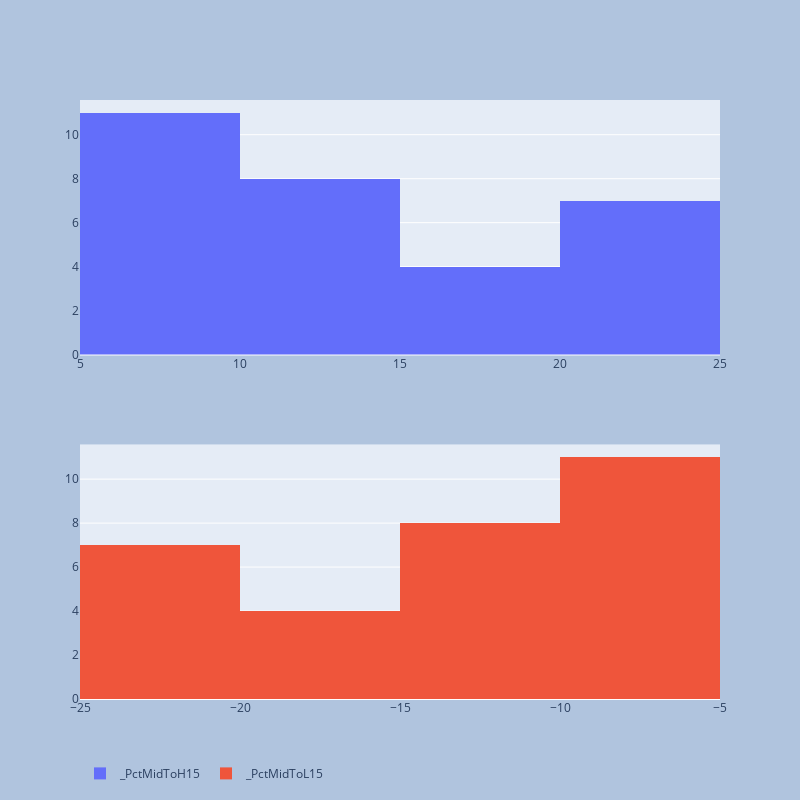

The cell this chart's notebook holds for it:
### Code cell
colsToDist_3=[  x for  x  in list_cols if x.startswith('_PctMid') ]
print(colsToDist_3)
fig=plot_mutiple_histrogram(df,colsToDist_3,len(colsToDist_3))
pio.write_image(fig, f"{report_path}\\{symbol}_Mid_PccDist.png")
fig

### Figure 1 — Plotly figure (JSON) as saved in the notebook; plotly's stock layout.template omitted (floating-point values rounded to 4 significant figures)
{"data": [{"name": "_PctMidToH15", "type": "histogram", "x": [8.81, 14.86, 13.78, 17.03, 20.01, 20.01, 20.01, 20.01, 20.01, 20.01, 21.12, 17.86, 16.88, 15.83, 13.63, 10.03, 10.03, 5.67, 8.97, 10.79, 10.79, 10.79, 9.52, 9.52, 8.38, 8.38, 8.38, 8.38, 8.38, 7.29], "xaxis": "x", "yaxis": "y"}, {"name": "_PctMidToL15", "type": "histogram", "x": [-8.81, -14.86, -13.78, -17.03, -20.01, -20.01, -20.01, -20.01, -20.01, -20.01, -21.12, -17.86, -16.88, -15.83, -13.63, -10.03, -10.03, -5.67, -8.97, -10.79, -10.79, -10.79, -9.52, -9.52, -8.38, -8.38, -8.38, -8.38, -8.38, -7.29], "xaxis": "x2", "yaxis": "y2"}], "layout": {"autosize": true, "height": 800, "legend": {"orientation": "h"}, "paper_bgcolor": "LightSteelBlue", "width": 800, "xaxis": {"anchor": "y", "autorange": true, "domain": [0, 1], "range": [5, 25], "type": "linear"}, "xaxis2": {"anchor": "y2", "autorange": true, "domain": [0, 1], "range": [-25, -5], "type": "linear"}, "yaxis": {"anchor": "x", "autorange": true, "domain": [0.575, 1], "range": [0, 11.58]}, "yaxis2": {"anchor": "x2", "autorange": true, "domain": [0, 0.425], "range": [0, 11.58]}}}
